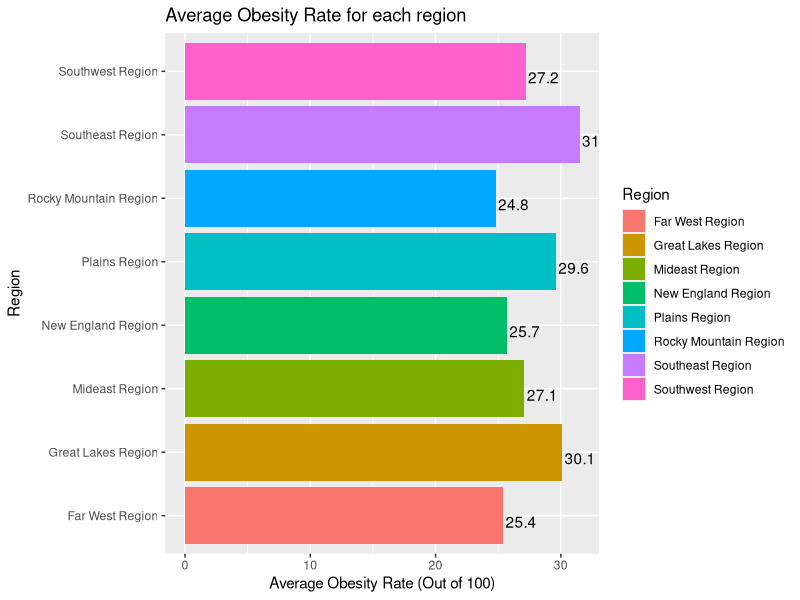

Here is the R script that generated this plot:
library(dplyr)
library(ggplot2)

df <- read.csv('Obesity_GDP_PanelData.csv')

data <- df %>% select(Region, Adult.Obesity.100)

data2 <- data %>% group_by(Region) %>%
  summarize(avg=mean(Adult.Obesity.100)) %>%
  mutate_if(is.numeric, round, 1)


bar_plot <- ggplot(data2, 
                   aes(x = Region, y = avg)) + 
  geom_bar(aes(fill = Region), stat = "identity") +
  geom_text(aes(label=avg), position=position_dodge(width=0.5), vjust= 1, hjust=-0.075) +
  coord_flip() +
  xlab("Region") +
  ylab("Average Obesity Rate (Out of 100)") +
  ggtitle("Average Obesity Rate for each region") 

show(bar_plot)